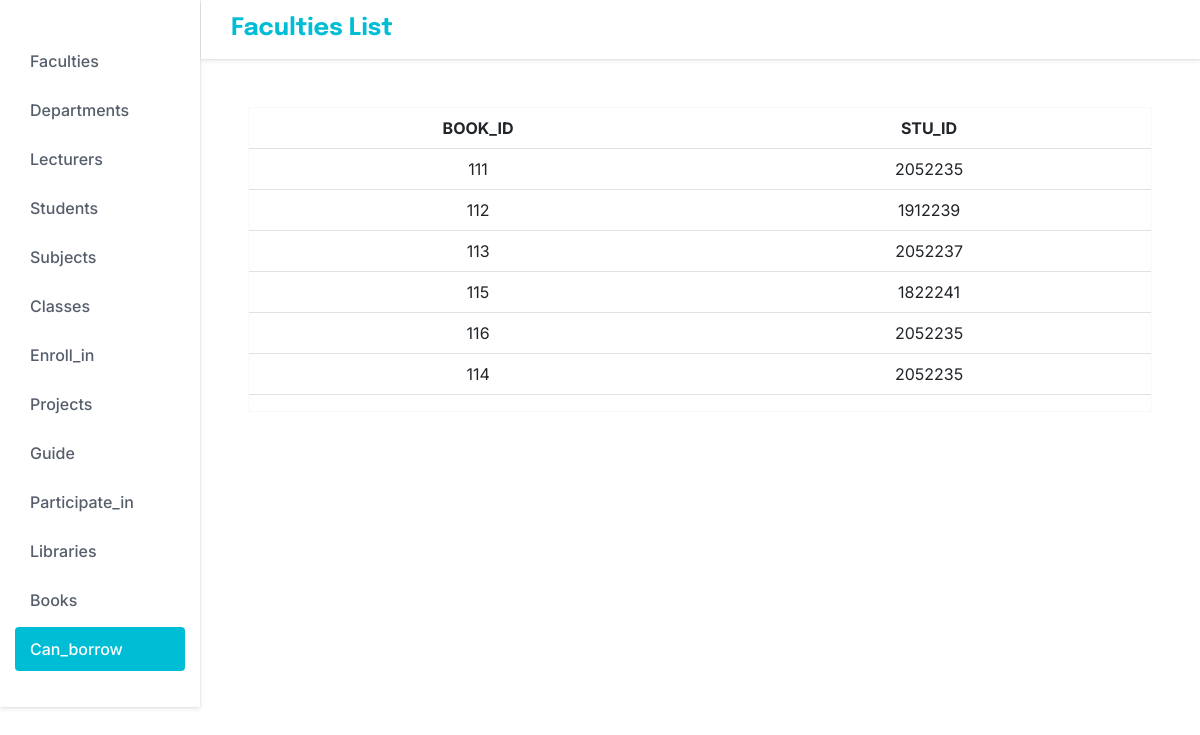
Page /can_borrow on the committed database.
### tables this page shows
CREATE TABLE can_borrow (
        book_ID integer not null,
        stu_ID integer not null,
        foreign key (book_ID) references books (book_ID) on delete cascade on update cascade
        foreign key (stu_ID) references students (stu_ID) on delete cascade on update cascade
    );

### app.py (the view)
@app.route("/can_borrow")
def def_can_borrow():
    results = db.session.query(can_borrow).all()
    return render_template("can_borrow.html", results = results)

### templates/can_borrow.html (shortened to what this page needs)
<!DOCTYPE html>
<html lang="en">
  <head>
    <link
      href="https://cdn.jsdelivr.net/npm/bootstrap@5.2.2/dist/css/bootstrap.min.css"
      rel="stylesheet"
    />
    <link rel="stylesheet" href="/static/styles.css" />
  </head>
  <body>
    <div class="container-fluid m-0 p-0">
      <div class="row m-0">
        <div class="col-2 p-0">
          <nav class="sidenav pt-4">
            <ul class="list-unstyled sidenav-list">
              <li>
                <a href="{{ url_for('faculty')}}">
                  <span>Faculties</span>
                </a>
              </li>
              <li>
                <a href="{{ url_for('department')}}">
                  <span>Departments</span>
                </a>
              </li>
              <li>
                <a href="{{ url_for('lecturer')}}">
                  <span>Lecturers</span>
                </a>
              </li>
              <li>
                <a href="{{ url_for('student')}}">
                  <span>Students</span>
                </a>
              </li>
              <li>
                <a href="{{ url_for('subject')}}">
                  <span>Subjects</span>
                </a>
              </li>
              <li>
                <a href="{{ url_for('def_class')}}">
                  <span>Classes</span>
                </a>
              </li>
              <li>
                <a href="{{ url_for('def_enroll_in')}}">
                  <span>Enroll_in</span>
                </a>
              </li>
              <li>
                <a href="{{ url_for('project')}}">
                  <span>Projects</span>
                </a>
              </li>
              <li>
                <a href="{{ url_for('def_guide')}}">
                  <span>Guide</span>
                </a>
              </li>
              <li>
                <a href="{{ url_for('def_participate_in')}}">
                  <span>Participate_in</span>
                </a>
              </li>
              <li>
                <a href="{{ url_for('library')}}">
                  <span>Libraries</span>
                </a>
              </li>
              <li>
                <a href="{{ url_for('book')}}">
                  <span>Books</span>
                </a>
              </li>
              <li class="active">
                <a href="{{ url_for('def_can_borrow')}}">
                  <span>Can_borrow</span>
                </a>
              </li>
            </ul>
          </nav>
        </div>
        <div class="content col p-0 overflow-hidden">
          <header id="header">
            <h1>Faculties List</h1>
          </header>
          <main>
            <div class="border border-light text-center m-5">
              <table class="table">
                <thead>
                  <tr>
                    <th scope="col">BOOK_ID</th>
                    <th scope="col">STU_ID</th>
                  </tr>
                </thead>
                <tbody class="" id="table-mcp">
                  {% for r in results %}
                    <tr>
                      <td> {{ r.book_ID }} </td>
                      <td> {{ r.stu_ID }} </td>
                    </tr>
                  {% endfor %}
                </tbody>
              </table>
            </div>
          </main>
        </div>
      </div>
    </div>
  </body>
</html>

### rows in the picture
can_borrow: book_ID "111", stu_ID "2052235"
can_borrow: book_ID "112", stu_ID "1912239"
can_borrow: book_ID "113", stu_ID "2052237"
can_borrow: book_ID "115", stu_ID "1822241"
can_borrow: book_ID "116", stu_ID "2052235"
can_borrow: book_ID "114", stu_ID "2052235"
